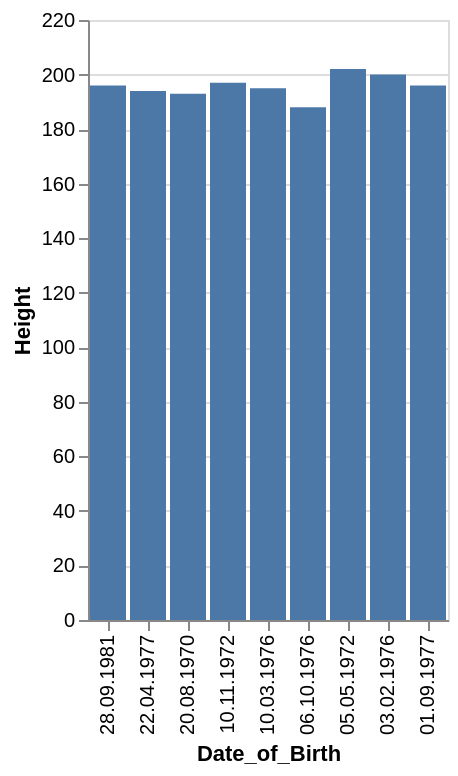

The specification (Vega-Lite) saved for this image:
### Vega-Lite specification from a JSON file in a GitHub repository (floating-point values rounded to 4 significant figures)
{"data": {"values": [{"x_data": "28.09.1981", "y_data": 196}, {"x_data": "22.04.1977", "y_data": 194}, {"x_data": "20.08.1970", "y_data": 193}, {"x_data": "10.11.1972", "y_data": 197}, {"x_data": "10.03.1976", "y_data": 195}, {"x_data": "06.10.1976", "y_data": 188}, {"x_data": "05.05.1972", "y_data": 202}, {"x_data": "03.02.1976", "y_data": 200}, {"x_data": "01.09.1977", "y_data": 196}]}, "mark": "bar", "encoding": {"x": {"field": "x_data", "type": "nominal", "title": "Date_of_Birth", "sort": "descending"}, "y": {"field": "y_data", "type": "quantitative", "title": "Height"}}}
